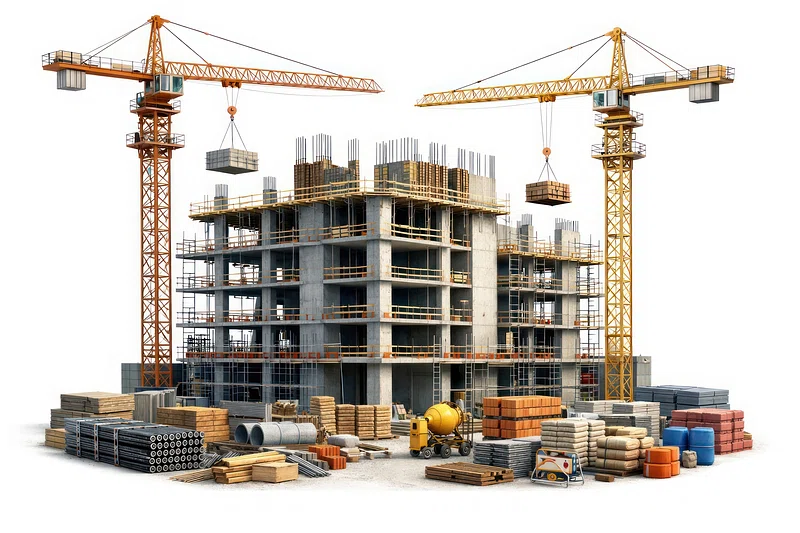
#> input picture frontend/design/source-images/construction.webp, 800 x 533 px, given in place of hero-plate-2560.png, which was not available
$ python export.py ../../design/source-images ../../design/source-images/hero-slide-collage.webp ../../design/source-images/hero-slide-collage.webp 5
#> lines starting #> are read from the running program, lines starting #| are printed output that depends on the picture; pictures that were not available may be replaced by others from this repository, and a replacement may not be noted
"""Turn the raw Cycles renders into the files the landing page ships.

usage: python3 export.py <renders_dir> <frontend_dir> [buildup_dir] [buildup_width]

Prints the numbers that landing.data.ts needs (VILLA_BOX, LAYER_TAGS) and the
aspect ratio .lp-build-stack uses, so a re-render never drifts out of register.
"""
import json
import os
import sys

import numpy as np
from PIL import Image, ImageChops, ImageDraw

R = sys.argv[1] if len(sys.argv) > 1 else "/root/renders"
F = sys.argv[2] if len(sys.argv) > 2 else "/root/work/frontend"
B = sys.argv[3] if len(sys.argv) > 3 else R  # build-up renders (buildup2.py writes its own folder)
BW = int(sys.argv[4]) if len(sys.argv) > 4 else 1600
OUT = os.path.join(F, "public", "landing")
os.makedirs(OUT, exist_ok=True)


def out(name):
    return os.path.join(OUT, name)


# ---- hero plate: a whisper of grain so the sky gradient never bands ----------
plate = np.array(Image.open(f"{R}/hero-plate-2560.png").convert("RGB")).astype(np.float32)
plate += np.random.default_rng(3).normal(0, 1.4, plate.shape[:2])[..., None]
Image.fromarray(np.clip(plate, 0, 255).astype(np.uint8)).save(out("hero-plate.webp"), quality=82, method=6)

# ---- villa cut-out: crop to what is visible, remember where it sat -----------
villa = np.array(Image.open(f"{R}/hero-villa-2560.png").convert("RGBA"))
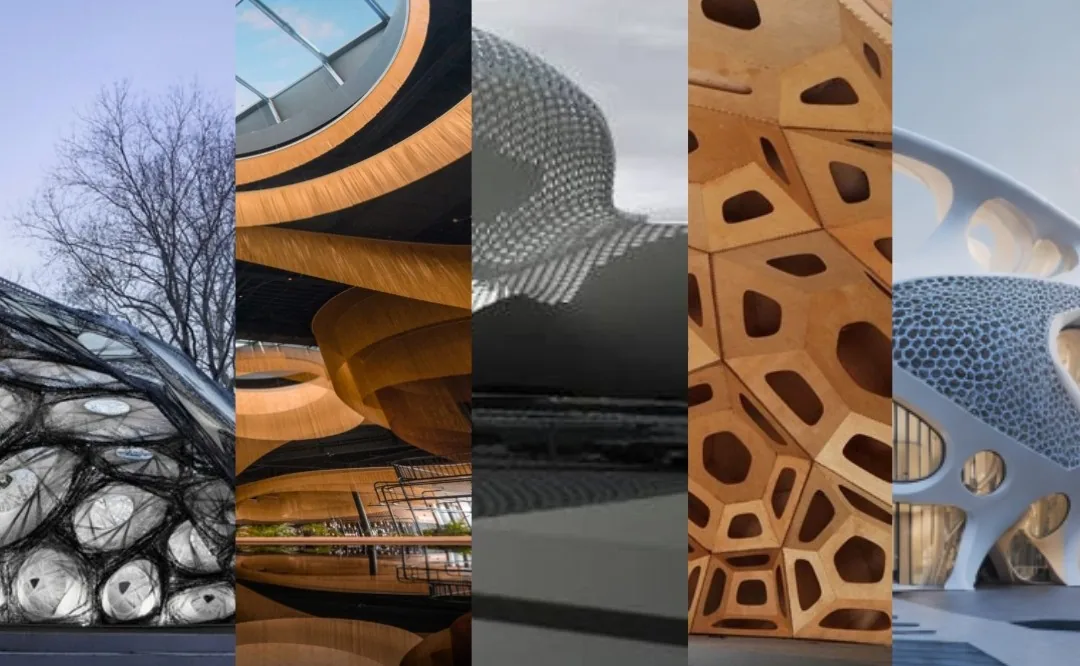
#> input picture frontend/design/source-images/hero-slide-collage.webp, 1080 x 666 px, given in place of hero-villa-2560.png, which was not available
villa[villa[..., 3] <= 6] = 0  # shadow-catcher noise below visibility
H, W = villa.shape[:2]
#> H = 666; W = 1080
ys, xs = np.where(villa[..., 3] > 20)
keep = ys > 200  # a stray corner pixel on some renders
ys, xs = ys[keep], xs[keep]
pad = 10
x0, y0 = max(xs.min() - pad, 0), max(ys.min() - pad, 0)
#> x0 = 0; y0 = 191
x1, y1 = min(xs.max() + 1 + pad, W), min(ys.max() + 1 + pad, H)
#> x1 = 1080; y1 = 666
Image.fromarray(villa[y0:y1, x0:x1]).save(out("hero-villa.webp"), quality=88, method=6)
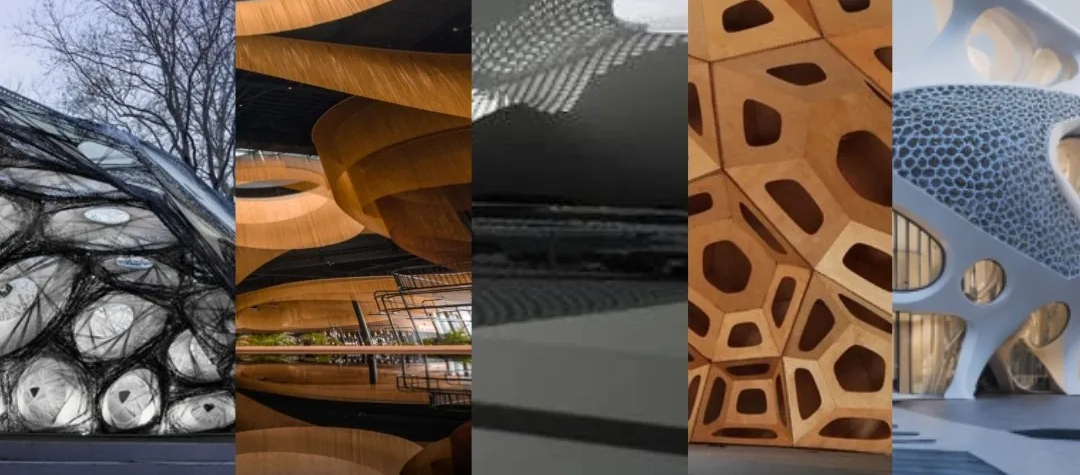
#> saved as hero-villa.webp: PIL image 1080x475 RGBA; mean R, G, B, A 103.7, 90.2, 81.5, 255
villa_box = {"left": round(x0 / W, 4), "top": round(y0 / H, 4),
             "width": round((x1 - x0) / W, 4), "height": round((y1 - y0) / H, 4)}
#> villa_box = {'left': 0, 'top': 0.287, 'width': 1, 'height': 0.713}

# ---- build-up stack: the band card and the hero thumbnail --------------------
stack = Image.open(f"{B}/buildup-stack-{BW}.png").convert("RGBA")
a = np.array(stack)[..., 3]
#> a: shape (666, 1080); every value is 255
ys, xs = np.where(a > 12)
pad = 24
crop = stack.crop((max(xs.min() - pad, 0), max(ys.min() - pad, 0),
                   min(xs.max() + 1 + pad, stack.width), min(ys.max() + 1 + pad, stack.height)))
card = crop.copy()
card.thumbnail((720, 720), Image.LANCZOS)
card.save(out("roof-stack-card.webp"), quality=88, method=6)
thumb = crop.copy()
thumb.thumbnail((420, 420), Image.LANCZOS)
bg = Image.new("RGBA", (thumb.width + 40, int((thumb.width + 40) / 1.15)), (230, 221, 213, 255))
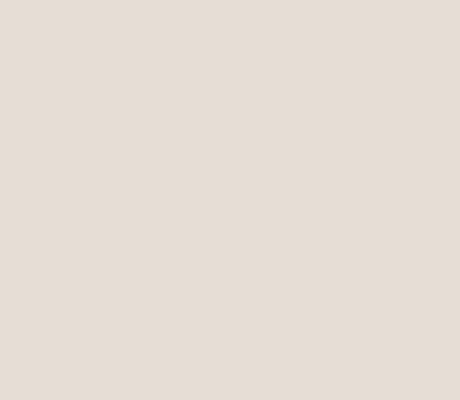
#> bg: PIL image 460x400 RGBA; mean R, G, B, A 230, 221, 213, 255
bg.alpha_composite(thumb, ((bg.width - thumb.width) // 2, (bg.height - thumb.height) // 2))
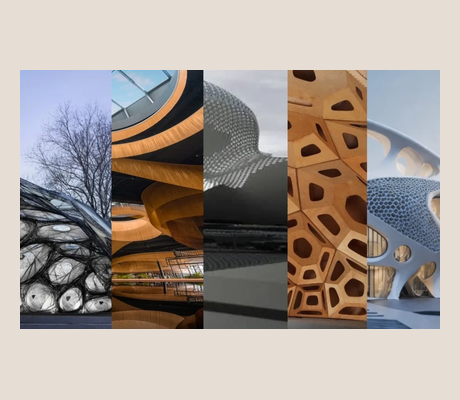
#> bg: PIL image 460x400 RGBA; mean R, G, B, A 164.2, 154, 147.5, 255
bg.convert("RGB").save(out("roof-stack-thumb.webp"), quality=86, method=6)

# ---- build-up layers: one shared crop so they stay in register ---------------
keys = ["slab", "primer", "membrane", "insulation", "screed", "tiles"]
#> (the run stopped early here; a loop or call above may not have finished)
